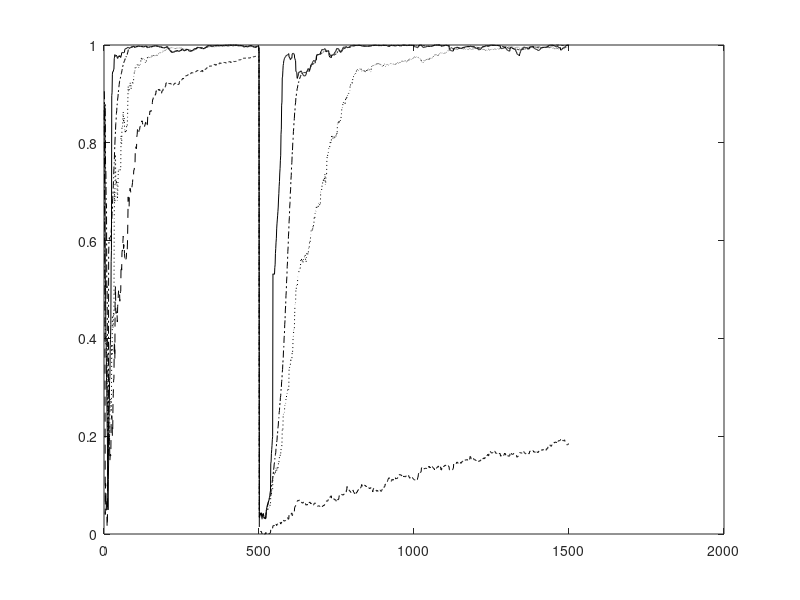

Source code (MATLAB): (Note: this script raises an error after producing the figure.)
% This code is written to support the experiments in the book titled:
% Adaptive Machine Learning Algorithms with Python
% by
% Chanchal Chatterjee
% December 2021
% Speedup of the Adaptive EVD Algorithm 
% Compare Our Steepest Descent, Yang's PASTd, Bannour/Sadjadi's RLS, Fu/Dowling's CGET1
% Nonstationary Case

function evdW;

clear all; close all; 

% Number of samples N and dimension D
nSamples1 = 500;
nSamples2 = 1000;
nSamples = nSamples1 + nSamples2;
nDim = 10;
nEA = 4;
nEpochs = 1;
randn('state',0);

% Generate the covX random matrices
if 0
covX = ...
[ 0.0910   0.0380  -0.0530  -0.0050   0.0100  -0.1360   0.1550   0.0300   0.0020   0.0320 ; ...
  0.0380   0.3730   0.0180  -0.0280  -0.0110  -0.3670   0.1540  -0.0570  -0.0310  -0.0650 ; ...
 -0.0530   0.0180   1.4300   0.0170   0.0550  -0.4500  -0.0380  -0.2980  -0.0410  -0.0300 ; ...
 -0.0050  -0.0280   0.0170   0.0840  -0.0050   0.0160   0.0420  -0.0220   0.0010   0.0050 ; ...
  0.0100  -0.0110   0.0550  -0.0050   0.0710   0.0880   0.0580  -0.0690  -0.0080   0.0030 ; ...
 -0.1360  -0.3670  -0.4500   0.0160   0.0880   5.7200  -0.5440  -0.2480   0.0050   0.0950 ; ...
  0.1550   0.1540  -0.0380   0.0420   0.0580  -0.5440   2.7500  -0.3430  -0.0110  -0.1200 ; ...
  0.0300  -0.0570  -0.2980  -0.0220  -0.0690  -0.2480  -0.3430   1.4500   0.0780   0.0280 ; ...
  0.0020  -0.0310  -0.0410   0.0010  -0.0080   0.0050  -0.0110   0.0780   0.0670   0.0150 ; ...
  0.0320  -0.0650  -0.0300   0.0050   0.0030   0.0950  -0.1200   0.0280   0.0150   0.3410 ];

covX = ...
[ 0.4270   0.0110  -0.0050  -0.0250   0.0890  -0.0790  -0.0190   0.0740   0.0890   0.0050 ; ...
  0.0110   5.6900  -0.0690  -0.2820  -0.7310   0.0900  -0.1240   0.1000   0.4320  -0.1030 ; ...
 -0.0050  -0.0690   0.0800   0.0980   0.0450  -0.0410   0.0230   0.0220  -0.0350   0.0120 ; ...
 -0.0250  -0.2820   0.0980   2.8000  -0.1070   0.1500  -0.1930   0.0950  -0.2260   0.0460 ; ...
  0.0890  -0.7310   0.0450  -0.1070   3.4400   0.2530   0.2510   0.3160   0.0390  -0.0100 ; ...
 -0.0790   0.0900  -0.0410   0.1500   0.2530   2.2700  -0.1800   0.2950  -0.0390  -0.1130 ; ...
 -0.0190  -0.1240   0.0230  -0.1930   0.2510  -0.1800   0.3270   0.0270   0.0260  -0.0160 ; ...
  0.0740   0.1000   0.0220   0.0950   0.3160   0.2950   0.0270   0.7270  -0.0960  -0.0170 ; ...
  0.0890   0.4320  -0.0350  -0.2260   0.0390  -0.0390   0.0260  -0.0960   0.7150  -0.0090 ; ...
  0.0050  -0.1030   0.0120   0.0460  -0.0100  -0.1130  -0.0160  -0.0170  -0.0090   0.0650 ];

covX = ...
[ 0.3350   0.0260  -0.0510  -0.0120   0.0790   0.0170   0.0290   0.0080   0.0770  -0.0300 ; ...
  0.0260   0.0910   0.0110  -0.0100   0.0060  -0.0140  -0.0020  -0.0230   0.0110   0.0350 ; ...
 -0.0510   0.0110   0.0780   0.0000   0.0160   0.0030   0.0300  -0.0350  -0.0030  -0.0490 ; ...
 -0.0120  -0.0100   0.0000   0.0820  -0.0030  -0.0260  -0.0250  -0.0290  -0.0150   0.0250 ; ...
  0.0790   0.0060   0.0160  -0.0030   0.7970   0.1940  -0.0370  -0.0230   0.0590  -0.1450 ; ...
  0.0170  -0.0140   0.0030  -0.0260   0.1940   1.5000   0.0140  -0.1040   0.1140  -0.2290 ; ...
  0.0290  -0.0020   0.0300  -0.0250  -0.0370   0.0140   0.2770  -0.0300  -0.0770  -0.0510 ; ...
  0.0080  -0.0230  -0.0350  -0.0290  -0.0230  -0.1040  -0.0300   0.3170   0.0220   0.0100 ; ...
  0.0770   0.0110  -0.0030  -0.0150   0.0590   0.1140  -0.0770   0.0220   0.5380   0.0340 ; ...
 -0.0300   0.0350  -0.0490   0.0250  -0.1450  -0.2290  -0.0510   0.0100   0.0340   0.6680 ];

covX = ...
[ 0.0840  -0.0120   0.0010   0.0150  -0.0040   0.0240  -0.0110   0.0270   0.0730  -0.0120 ; ...
 -0.0120   0.7930   0.0000   0.1970   0.0310  -0.0260   0.0500   0.0790   0.1450  -0.0270 ; ...
  0.0010   0.0000   0.0660  -0.0230   0.0110  -0.0170   0.0390  -0.0020   0.0170  -0.0040 ; ...
  0.0150   0.1970  -0.0230   0.7280  -0.0030  -0.0150   0.1210   0.0900   0.0800   0.0410 ; ...
 -0.0040   0.0310   0.0110  -0.0030   0.0800  -0.0010  -0.0070   0.0230  -0.0140  -0.0230 ; ...
  0.0240  -0.0260  -0.0170  -0.0150  -0.0010   0.3360  -0.1470  -0.0370   0.3020  -0.0520 ; ...
 -0.0110   0.0500   0.0390   0.1210  -0.0070  -0.1470   1.4500  -0.1320  -0.2300  -0.1370 ; ... 
  0.0270   0.0790  -0.0020   0.0900   0.0230  -0.0370  -0.1320   0.3200   0.2380   0.0170 ; ...
  0.0730   0.1450   0.0170   0.0800  -0.0140   0.3020  -0.2300   0.2380   2.9300  -0.0570 ; ...
 -0.0120  -0.0270  -0.0040   0.0410  -0.0230  -0.0520  -0.1370   0.0170  -0.0570   0.3040 ];

covX = ...
[ 0.0900   0.0010  -0.0080  -0.1910  -0.0070   0.0410  -0.0300  -0.0580   0.0220   0.0320 ; ...
  0.0010   0.0920  -0.0110   0.0080  -0.0140  -0.0020   0.0120  -0.0100  -0.0210  -0.0020 ; ...
 -0.0080  -0.0110   0.0820   0.0820   0.0140  -0.0200  -0.0580   0.1050   0.0040   0.0230 ; ...
 -0.1910   0.0080   0.0820   5.6800  -0.0960  -0.0150   0.6460   0.2190  -0.2380   0.2180 ; ...
 -0.0070  -0.0140   0.0140  -0.0960   0.0760  -0.0350  -0.0400  -0.0230   0.0270  -0.0140 ; ...
  0.0410  -0.0020  -0.0200  -0.0150  -0.0350   0.4580   0.1380  -0.2510   0.0120   0.0390 ; ...
 -0.0300   0.0120  -0.0580   0.6460  -0.0400   0.1380   1.8200  -0.1830  -0.0020   0.1170 ; ...
 -0.0580  -0.0100   0.1050   0.2190  -0.0230  -0.2510  -0.1830   4.0700  -0.4640   0.1470 ; ...
  0.0220  -0.0210   0.0040  -0.2380   0.0270   0.0120  -0.0020  -0.4640   0.2630   0.0540 ; ...
  0.0320  -0.0020   0.0230   0.2180  -0.0140   0.0390   0.1170   0.1470   0.0540   0.3870 ];

covX = 20*[0.091 0.038 -.053 -.005 0.010; ...
           0.038 0.373 0.018 -.028 -.011; ...
           -.053 0.018 1.430 0.017 0.055; ...
           -.005 -.028 0.017 0.084 -.005; ...
           0.010 -.011 0.055 -.005 0.071];
end

covX1 = 2*...
[ 0.0910   0.0380  -0.0530  -0.0050   0.0100  -0.1360   0.1550   0.0300   0.0020   0.0320 ; ...
  0.0380   0.3730   0.0180  -0.0280  -0.0110  -0.3670   0.1540  -0.0570  -0.0310  -0.0650 ; ...
 -0.0530   0.0180   1.4300   0.0170   0.0550  -0.4500  -0.0380  -0.2980  -0.0410  -0.0300 ; ...
 -0.0050  -0.0280   0.0170   0.0840  -0.0050   0.0160   0.0420  -0.0220   0.0010   0.0050 ; ...
  0.0100  -0.0110   0.0550  -0.0050   0.0710   0.0880   0.0580  -0.0690  -0.0080   0.0030 ; ...
 -0.1360  -0.3670  -0.4500   0.0160   0.0880   5.7200  -0.5440  -0.2480   0.0050   0.0950 ; ...
  0.1550   0.1540  -0.0380   0.0420   0.0580  -0.5440   2.7500  -0.3430  -0.0110  -0.1200 ; ...
  0.0300  -0.0570  -0.2980  -0.0220  -0.0690  -0.2480  -0.3430   1.4500   0.0780   0.0280 ; ...
  0.0020  -0.0310  -0.0410   0.0010  -0.0080   0.0050  -0.0110   0.0780   0.0670   0.0150 ; ...
  0.0320  -0.0650  -0.0300   0.0050   0.0030   0.0950  -0.1200   0.0280   0.0150   0.3410 ];
covX2 = 4* ...
[ 0.0900   0.0010  -0.0080  -0.1910  -0.0070   0.0410  -0.0300  -0.0580   0.0220   0.0320 ; ...
  0.0010   0.0920  -0.0110   0.0080  -0.0140  -0.0020   0.0120  -0.0100  -0.0210  -0.0020 ; ...
 -0.0080  -0.0110   0.0820   0.0820   0.0140  -0.0200  -0.0580   0.1050   0.0040   0.0230 ; ...
 -0.1910   0.0080   0.0820   5.6800  -0.0960  -0.0150   0.6460   0.2190  -0.2380   0.2180 ; ...
 -0.0070  -0.0140   0.0140  -0.0960   0.0760  -0.0350  -0.0400  -0.0230   0.0270  -0.0140 ; ...
  0.0410  -0.0020  -0.0200  -0.0150  -0.0350   0.4580   0.1380  -0.2510   0.0120   0.0390 ; ...
 -0.0300   0.0120  -0.0580   0.6460  -0.0400   0.1380   1.8200  -0.1830  -0.0020   0.1170 ; ...
 -0.0580  -0.0100   0.1050   0.2190  -0.0230  -0.2510  -0.1830   4.0700  -0.4640   0.1470 ; ...
  0.0220  -0.0210   0.0040  -0.2380   0.0270   0.0120  -0.0020  -0.4640   0.2630   0.0540 ; ...
  0.0320  -0.0020   0.0230   0.2180  -0.0140   0.0390   0.1170   0.1470   0.0540   0.3870 ];

    
% Compute data
[V1,D1] = eig(covX1);
[d1,in1] = sort(diag(D1));
[V2,D2]= eig(covX2);
[d2,in2]=sort(diag(D2));
VV1 = zeros(nDim,nDim);
VV2 = zeros(nDim,nDim);
DD1 = zeros(nDim,nDim);
DD2 = zeros(nDim,nDim);
for i = 1 : nDim
   VV1(:,i) = V1(:,in1(nDim+1-i));
   VV2(:,i) = V2(:,in2(nDim+1-i));
   DD1(i,i) = D1(in1(nDim+1-i),in1(nDim+1-i));
   DD2(i,i) = D2(in2(nDim+1-i),in2(nDim+1-i));
end
x1(1:nDim,1:nSamples1) = VV1*sqrt(DD1)*randn(nDim,nSamples1);
x2(1:nDim,1:nSamples2) = VV2*sqrt(DD2)*randn(nDim,nSamples2);

% Compute Corrl matrix and eigen vectors
corX1 = zeros(nDim,nDim);
corX2 = zeros(nDim,nDim);
for i = 1 : nSamples1
   corX1 = corX1 + x1(:,i)*x1(:,i)'/nSamples1;
end
for i = 1 : nSamples2
   corX2 = corX2 + x2(:,i)*x2(:,i)'/nSamples2;
end
[V1,D1] = eig(corX1);
[d1,in1] = sort(diag(D1));
[V2,D2] = eig(corX2);
[d2,in2] = sort(diag(D2));

VV1 = zeros(nDim,nDim);
VV2 = zeros(nDim,nDim);
DD1 = zeros(nDim,nDim);
DD2 = zeros(nDim,nDim);
for i = 1 : nDim
   VV1(:,i) = V1(:,in1(nDim+1-i));
   VV2(:,i) = V2(:,in2(nDim+1-i));
   DD1(i,i) = D1(in1(nDim+1-i),in1(nDim+1-i));
   DD2(i,i) = D2(in2(nDim+1-i),in2(nDim+1-i));
end

%corX1
%V1
diag(DD1)'
%corX2
%V2
diag(DD2)'


% Adaptive algorithm

% Initial Values for Steepest Descent and Xu's Alg.
Weight = 0.995;
A = zeros(nDim,nDim);
W1 = 0.1 * ones(nDim,nEA);
I  = eye(nDim,nDim);

% Initial Values for PASTd
W2 = 0.1 * ones(nDim,nEA);
d = 0.2*ones(1,nEA);
y = zeros(1,nEA);
E = zeros(nDim,nEA);
XX = zeros(nDim,nEA+1);
beta = Weight;

% Initial Values of RLS - Bannour/Sadjadi
W3 = 0.1 * ones(nDim,nEA);
h = zeros(1,nEA);
K = zeros(1,nEA);
P = ones(1,nEA);
dd = zeros(nDim,1);

% Initial Values of CGET1
W4 = 0.1*ones(nDim,nDim);
lambda = zeros(1,nEA);
Residue = zeros(nDim,nEA);
PP = zeros(nDim,nEA);
XX = zeros(nDim,nEA);
for i = 1 : nEA
   A = x1(:,1) * x1(:,1)';
   lambda(i) = W4(:,i)' * A * W4(:,i);
   Residue(:,i) = lambda(i)*W4(:,i) - A*W4(:,i);
   PP(:,i) = Residue(:,i)/norm(Residue(:,i));
end

for epoch = 1 : nEpochs
   for iter = 1 : nSamples
      
      if iter <= nSamples1
         Ak = x1(:,iter) * x1(:,iter)';
         xs = x1(:,iter);
      else 
         Ak = x2(:,iter-nSamples1) * x2(:,iter-nSamples1)';
         xs = x2(:,iter-nSamples1);
      end
      A = Weight * A + (1.0/(nSamples*(epoch-1) + iter))*(Ak - Weight * A);

      % Steepest Descent
      G = (-2*A*W1 + A*W1*triu(W1'*W1) + W1*triu(W1'*A*W1));
      for i = 1 : nEA
         g = G(:,i);
         w = W1(:,i);
         M = zeros(nDim,nDim);
         for k = 1 : i-1
            M = M + (A*W1(:,k)*W1(:,k)' + W1(:,k)*W1(:,k)'*A);
         end
         
         F = - 2*A + 2*A*w*w' + 2*w*w'*A + A*(w'*w) + (w'*A*w)*I  +  M;
         a0 = g'*g;
         a1 = - g'*F*g;
         a2 = 3*((w'*A*g)*(g'*g) + (g'*A*g)*(w'*g));
         a3 = - 2*(g'*A*g)*(g'*g);
         c  = [a3 a2 a1 a0];
         rts = roots(c);
         
         clear rs; clear r; clear J;
         cnt = 1; 
         for k = 1 : 3
            if isreal(rts(k))
               rs(cnt) = rts(k);
               r = w - rts(k)*g;
               J(cnt) = (-2*r'*A*r + r'*A*r*r'*r + r'*M*r);
               cnt = cnt + 1;
            end
         end
         [yy, iyy] = min(J);
         alpha = rs(iyy);
         
         w = w - alpha * g;
            W1(:,i) = w;
        end
        
      % PASTd - Yang
      XX(:,1) = xs;
      for i = 1 : nEA
         y(i) = W2(:,i)' * XX(:,i);
         d(i) = beta * d(i) + y(i)^2;
         E(:,i) = XX(:,i) - W2(:,i)*y(i);
         W2(:,i) = W2(:,i) + E(:,i)*(y(i)/d(i));
         XX(:,i+1) = XX(:,i) - W2(:,i)*y(i);
      end
      
      % RLS - Bannour/Sadjadi
      for i = 1 : nEA
         h(i) = W3(:,i)' * xs;
         K(i) = (P(i)*h(i)) / (1 + h(i)^2 * P(i));
            dd = zeros(nDim,1);
         for j = 1 : i-1
            dd = dd + h(j)*W3(:,j);
         end
         W3(:,i) = W3(:,i) + K(i)*(xs - dd - h(i)*W3(:,i));
         P(i) = (1-K(i)*h(i))*P(i);
      end
      
      % CGET1 - Fu/Dowling
      for i = 1 : nEA
         if (PP(:,i)'*A*PP(:,i)) == 0
            iter
            i
            (PP(:,i)'*A*PP(:,i))
            keyboard
         end
         qq(i) = (Residue(:,i)'*A*PP(:,i)) / (PP(:,i)'*A*PP(:,i));
         PP(:,i) = Residue(:,i) - qq(i)*PP(:,i);
         DD = zeros(nDim,nDim);
         for j = 1 : i-1
            DD = DD + W4(:,j)*W4(:,j)';
         end
         BB = I - DD;
         AA = BB'*A*BB;
         lx = W4(:,i)'*AA*W4(:,i);
         ax = W4(:,i)'*AA*PP(:,i);
         bx = PP(:,i)'*AA*PP(:,i);
         ex = W4(:,i)'*BB*W4(:,i);
         cx = W4(:,i)'*BB*PP(:,i);
         dx = PP(:,i)'*BB*PP(:,i);
         fx = bx*ex - lx*dx;
         gx = ax*ex - lx*cx;
         hx = bx*cx - ax*dx;
         if hx == 0
            hx
            keyboard
         end
         tx = (-fx - sqrt(fx^2 - 4*hx*gx))/(2*hx);
         XX(:,i) = W4(:,i) + tx*PP(:,i);
         W4(:,i) = BB*XX(:,i)/sqrt(XX(:,i)'*BB*XX(:,i));
         lambda(i) = W4(:,i)'*A*W4(:,i);
         Residue(:,i) = lambda(i)*W4(:,i)-A*W4(:,i);
      end
      
      
      for i = 1 : nEA      
         u1 = W1(:,i)/norm(W1(:,i));
         u2 = W2(:,i)/norm(W2(:,i));
         u3 = W3(:,i)/norm(W3(:,i));
         u4 = W4(:,i)/norm(W4(:,i));
         if iter <= nSamples1
            cos_t1(i,iter) = abs(u1'*VV1(:,i));
            cos_t2(i,iter) = abs(u2'*VV1(:,i));
            cos_t3(i,iter) = abs(u3'*VV1(:,i));
            cos_t4(i,iter) = abs(u4'*VV1(:,i));
         else 
            cos_t1(i,iter) = abs(u1'*VV2(:,i));
            cos_t2(i,iter) = abs(u2'*VV2(:,i));
            cos_t3(i,iter) = abs(u3'*VV2(:,i));
            cos_t4(i,iter) = abs(u4'*VV2(:,i));
         end   
      end
      ind(iter) = iter;
   end
end


% Plot the convergence results
figure(1);
plot(ind,cos_t1(1,:),'k-'); hold on;
plot(ind,cos_t2(1,:),'k:'); hold on;
plot(ind,cos_t3(1,:),'k--'); hold on;
plot(ind,cos_t4(1,:),'k-.'); hold on;
legend('Steepest Descent','PASTd','RLS','CGET1',0);
xlabel('Number of Samples');
ylabel('Direction Cosine - Component 1');
hold off;

% Plot the convergence results
figure(2);
plot(ind,cos_t1(2,:),'k-'); hold on;
plot(ind,cos_t2(2,:),'k:'); hold on;
plot(ind,cos_t3(2,:),'k--'); hold on;
plot(ind,cos_t4(2,:),'k-.'); hold on;
legend('Steepest Descent','PASTd','RLS','CGET1',0);
xlabel('Number of Samples');
ylabel('Direction Cosine - Component 2');
hold off;

% Plot the convergence results
figure(3);
plot(ind,cos_t1(3,:),'k-'); hold on;
plot(ind,cos_t2(3,:),'k:'); hold on;
plot(ind,cos_t3(3,:),'k--'); hold on;
plot(ind,cos_t4(3,:),'k-.'); hold on;
legend('Steepest Descent','PASTd','RLS','CGET1',0);
xlabel('Number of Samples');
ylabel('Direction Cosine - Component 3');
hold off;

% Plot the convergence results
figure(4);
plot(ind,cos_t1(4,:),'k-'); hold on;
plot(ind,cos_t2(4,:),'k:'); hold on;
plot(ind,cos_t3(4,:),'k--'); hold on;
plot(ind,cos_t4(4,:),'k-.'); hold on;
legend('Steepest Descent','PASTd','RLS','CGET1',0);
xlabel('Number of Samples');
ylabel('Direction Cosine - Component 4');
hold off;


%keyboard




  